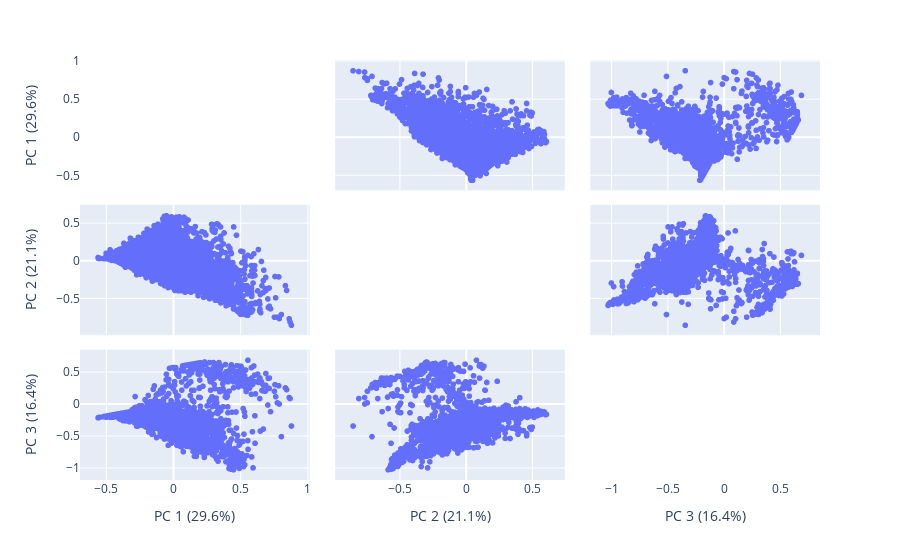

The code cell stored with this chart in its notebook:
### Code cell
plot_ind_pca(edges_all_prop[features], prop_pca, nbre_dim=3)

### Figure 1 — Plotly figure (JSON) as saved in the notebook; plotly's stock layout.template omitted (floating-point values rounded to 4 significant figures; data arrays with more than 128 entries replaced by an {"elided": "..."} marker saying what was removed)
{"data": [{"diagonal": {"visible": false}, "dimensions": [{"axis": {"matches": true}, "label": "PC 1 (29.6%)", "values": {"elided": "8232 float values"}}, {"axis": {"matches": true}, "label": "PC 2 (21.1%)", "values": {"elided": "8232 float values"}}, {"axis": {"matches": true}, "label": "PC 3 (16.4%)", "values": {"elided": "8232 float values"}}], "hovertemplate": "%{xaxis.title.text}=%{x}<br>%{yaxis.title.text}=%{y}<extra></extra>", "legendgroup": "", "marker": {"color": "#636efa", "symbol": "circle"}, "name": "", "showlegend": false, "type": "splom"}], "layout": {"dragmode": "select", "legend": {"tracegroupgap": 0}, "margin": {"t": 60}}}
